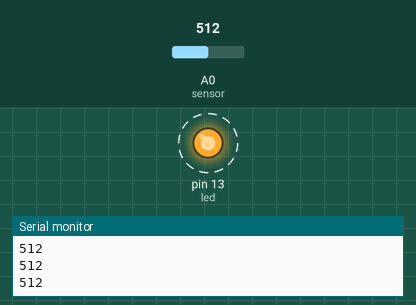
Simulated run of this sketch. Board: Arduino Uno, built with avr-gcc and run on an emulated ATmega328P. On the bench: output pins drawn as LEDs (lit = HIGH), the last lines printed to the serial monitor. Dashed ring = blinking. The test bench sets the inputs (shaded band); at power-on: A0 (sensor) = 512.

Above: at 1.25 s.
1.3 s: A0 (sensor) set to 43
At 1.8 s:
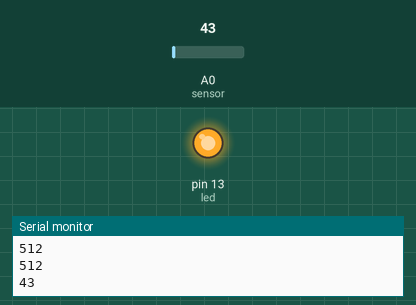
4.3 s: A0 (sensor) set to 38
At 4.9 s:
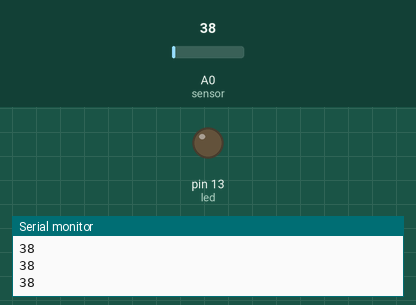
Timing chart, 0 to 7.3 s (numbered marks = the images above; inputs shaded):
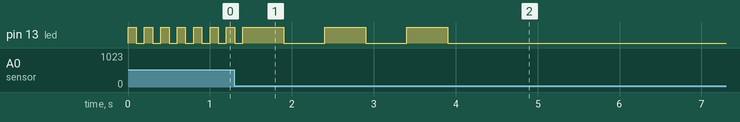

The sketch:

co2-sensor-full.ino
```cpp
int led = 13;
int sensor = A0;

void setup()
{
  pinMode(led, OUTPUT);
  Serial.begin(9600);
}

void loop()
{
  int sensorValue = analogRead(sensor);

  Serial.println(sensorValue);

  if (sensorValue <= 40) {
    digitalWrite(led, LOW);
  }

  else if (sensorValue > 40 && sensorValue < 50) {
    digitalWrite(led, HIGH);
    delay (500);
    digitalWrite(led, LOW);
    delay (500);
  }

  else {
    digitalWrite(led, HIGH);
    delay (100);
    digitalWrite(led, LOW);
    delay(100);
  }
}
```

Measured:
- the behaviour switches between 41 and 40 on A0 (sensor) (found by bisection; images 1 and 2)
- after the input at 4.3 s, pin 13 (led): stops changing and stays LOW
- by itself, pin 13 (led): repeats every 1.0 s: HIGH 0.50 s, LOW 0.50 s
